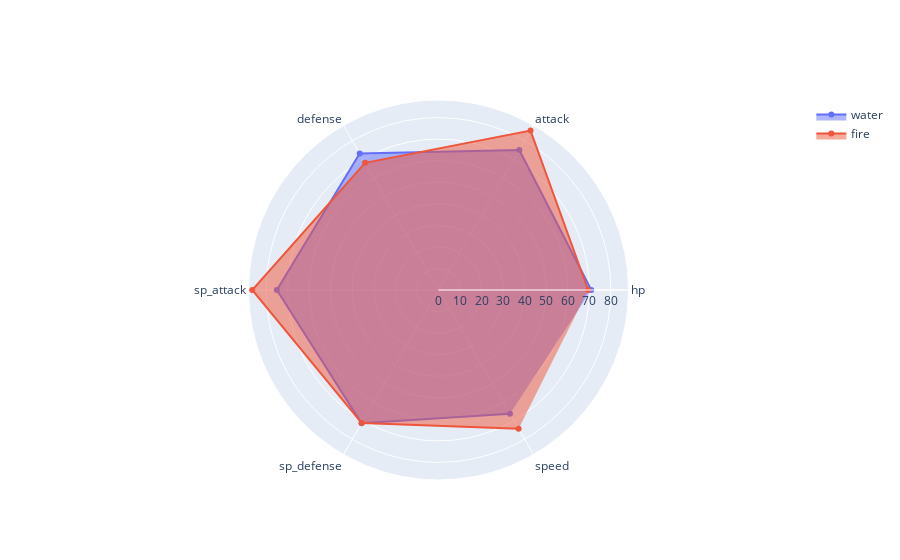

This figure's notebook cell:
### Code cell
fig = go.Figure()

fig.add_trace( go.Scatterpolar( r = tipo_agua.values,
                               theta = tipo_agua.index,
                               name = 'water',
                              fill = 'toself'))

fig.add_trace( go.Scatterpolar( r = tipo_fuego.values,
                               theta = tipo_fuego.index,
                               name = 'fire',
                              fill = 'toself'))


fig.update_layout(showlegend=True)

fig.show()

### Figure 1 — Plotly figure (JSON) as saved in the notebook; plotly's stock layout.template omitted (floating-point values rounded to 4 significant figures)
{"data": [{"fill": "toself", "name": "water", "r": [70.89, 74.99, 73.12, 75.01, 71.4, 66.34], "theta": ["hp", "attack", "defense", "sp_attack", "sp_defense", "speed"], "type": "scatterpolar"}, {"fill": "toself", "name": "fire", "r": [69.43, 85.4, 68.11, 86.42, 71.29, 74.37], "theta": ["hp", "attack", "defense", "sp_attack", "sp_defense", "speed"], "type": "scatterpolar"}], "layout": {"showlegend": true}}
